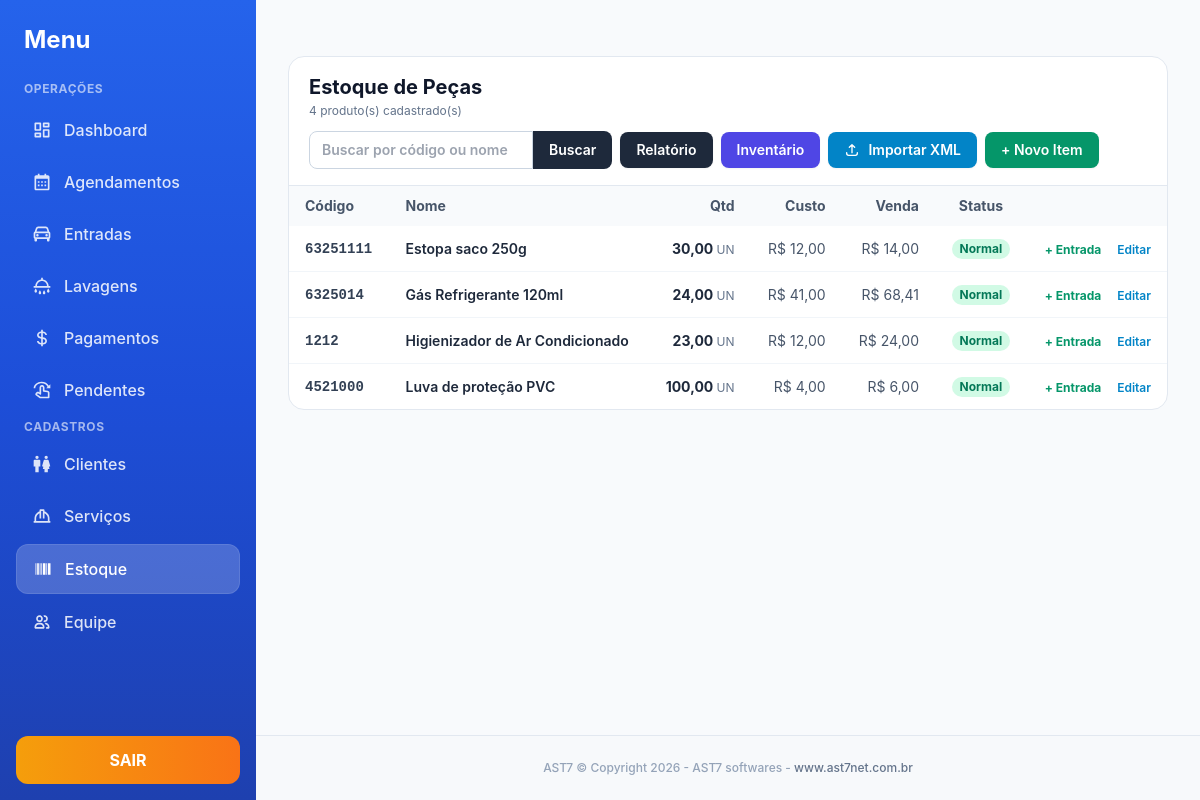
The page /estoque.php (signed in) on the database as committed earlier.
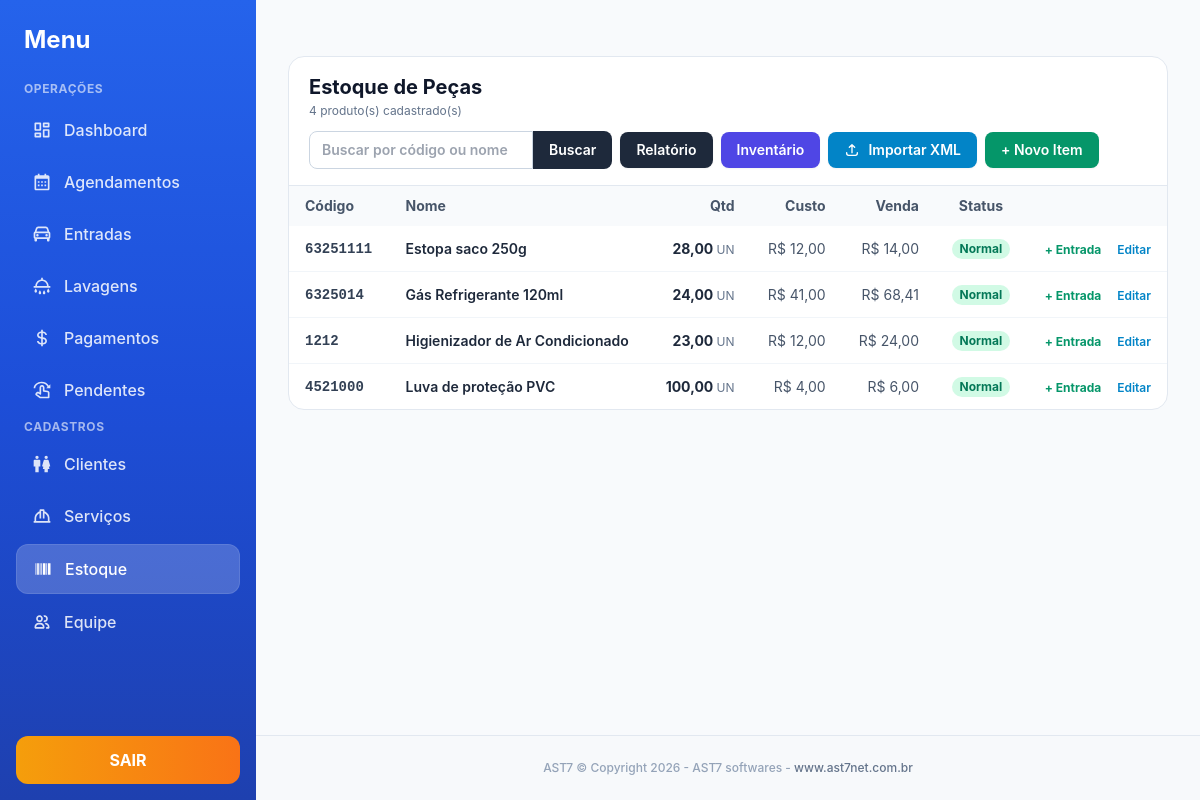
The same page on the database as committed later.
### tables this page shows
CREATE TABLE estoque_itens (
            id INTEGER PRIMARY KEY AUTOINCREMENT,
            codigo TEXT NOT NULL UNIQUE,
            nome TEXT NOT NULL DEFAULT '',
            unidade TEXT NOT NULL DEFAULT 'UN',
            quantidade REAL NOT NULL DEFAULT 0,
            estoque_minimo REAL NOT NULL DEFAULT 0,
            preco_custo_centavos INTEGER NOT NULL DEFAULT 0,
            preco_venda_centavos INTEGER NOT NULL DEFAULT 0,
            ativo INTEGER NOT NULL DEFAULT 1,
            criado_em TEXT NOT NULL DEFAULT (datetime('now','localtime')),
            atualizado_em TEXT NOT NULL DEFAULT (datetime('now','localtime'))
        );

### config.php (called while the page is built, shortened)
<?php
function db(): PDO {
    static $pdo = null;
    if ($pdo === null) {
        $pdo = new PDO('sqlite:' . DB_PATH, null, null, [
            PDO::ATTR_ERRMODE            => PDO::ERRMODE_EXCEPTION,
            PDO::ATTR_DEFAULT_FETCH_MODE => PDO::FETCH_ASSOC,
        ]);
        $pdo->exec('PRAGMA foreign_keys = ON');
        $pdo->exec('PRAGMA journal_mode = WAL');
    }
    return $pdo;
}
require_once APP_ROOT . '/functions.php';

### functions.php (called while the page is built, shortened)
<?php
function e(?string $s): string {
    return htmlspecialchars((string)$s, ENT_QUOTES, 'UTF-8');
}
function centavos_para_moeda(int $c): string {
    return number_format($c / 100, 2, ',', '.');
}
function centavos_para_moeda_brl(int $c): string {
    return 'R$ ' . centavos_para_moeda($c);
}

### estoque.php (the view, shortened to what the changed rows need)
<?php
require_once __DIR__ . '/config.php';
$where  = '';
$params = [];
$stmt = db()->prepare("SELECT * FROM estoque_itens $where ORDER BY nome COLLATE NOCASE");
$stmt->execute($params);
$itens = $stmt->fetchAll();
require __DIR__ . '/header.php';
?>
<div class="bg-white rounded-2xl shadow-card border border-slate-200 overflow-hidden">
  <div class="px-5 py-4 border-b border-slate-200 flex flex-wrap items-center justify-between gap-3">
    <div>
      <h1 class="text-xl font-bold text-slate-900">Estoque de Peças</h1>
    </div>
  </div>
  <div class="overflow-x-auto">
    <table class="min-w-full text-sm">
      <thead class="bg-slate-50 text-slate-600">
        <tr>
          <th class="text-left px-4 py-2.5 font-bold">Código</th>
          <th class="text-left px-4 py-2.5 font-bold">Nome</th>
          <th class="text-right px-4 py-2.5 font-bold">Qtd</th>
          <th class="text-right px-4 py-2.5 font-bold">Custo</th>
          <th class="text-right px-4 py-2.5 font-bold">Venda</th>
          <th class="text-center px-4 py-2.5 font-bold">Status</th>
          <th class="px-4 py-2.5"></th>
        </tr>
      </thead>
      <tbody class="divide-y divide-slate-100">
      <?php if (!$itens): ?>
        <tr><td colspan="7" class="px-4 py-10 text-center text-slate-400">
          Nenhum item no estoque.
        </td></tr>
      <?php else: foreach ($itens as $i):
        $isBaixo = $i['quantidade'] <= $i['estoque_minimo'];
      ?>
        <tr class="hover:bg-slate-50 transition">
          <td class="px-4 py-3 font-mono font-semibold text-slate-700"><?= e($i['codigo']) ?></td>
          <td class="px-4 py-3 font-semibold text-slate-800"><?= e($i['nome']) ?></td>
          <td class="px-4 py-3 text-right font-bold <?= $isBaixo ? 'text-rose-600' : 'text-slate-800' ?>">
            <?= number_format($i['quantidade'], 2, ',', '.') ?> <span class="text-xs font-normal text-slate-500"><?= e($i['unidade']) ?></span>
          </td>
          <td class="px-4 py-3 text-right text-slate-600"><?= e(centavos_para_moeda_brl((int)$i['preco_custo_centavos'])) ?></td>
          <td class="px-4 py-3 text-right text-slate-600"><?= e(centavos_para_moeda_brl((int)$i['preco_venda_centavos'])) ?></td>
          <td class="px-4 py-3 text-center">
            <?php if ($isBaixo): ?>
              <span class="inline-block text-xs px-2 py-0.5 rounded-full bg-rose-100 text-rose-700 font-bold">Estoque Baixo</span>
            <?php else: ?>
              <span class="inline-block text-xs px-2 py-0.5 rounded-full bg-emerald-100 text-emerald-700 font-bold">Normal</span>
            <?php endif; ?>
          </td>
          <td class="px-4 py-3 text-right whitespace-nowrap">
            <button type="button"
                    class="btn-entrada text-emerald-600 hover:underline text-xs font-bold mr-3"
                    data-id="<?= (int)$i['id'] ?>"
                    data-nome="<?= e($i['nome']) ?>"
                    data-unidade="<?= e($i['unidade']) ?>">
              + Entrada
            </button>
            <a href="estoque_form.php?id=<?= (int)$i['id'] ?>" class="text-sky-600 hover:underline text-xs font-semibold">Editar</a>
          </td>
        </tr>
      <?php endforeach; endif; ?>
      </tbody>
    </table>
  </div>
</div>
<?php require __DIR__ . '/footer.php'; ?>

Rows that differ between the two databases and show on the page:
changed estoque_itens "Estopa saco 250g": quantidade "30,00" → "28,00"
